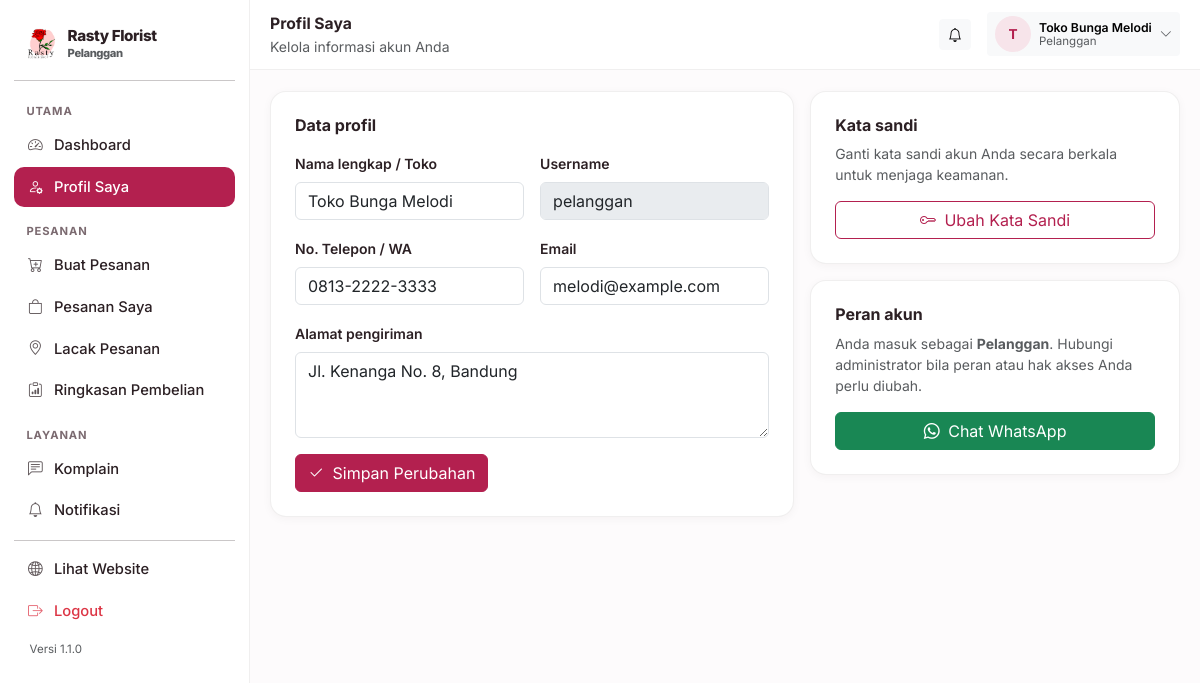
Page /akun/profil (signed in) on the committed database.
### tables this page shows
CREATE TABLE settings (
    key TEXT PRIMARY KEY,
    value TEXT
);

CREATE TABLE users (
    id INTEGER PRIMARY KEY AUTOINCREMENT,
    username TEXT UNIQUE NOT NULL,
    password_hash TEXT NOT NULL,
    nama TEXT NOT NULL,
    role TEXT NOT NULL,
    telepon TEXT DEFAULT '',
    email TEXT DEFAULT '',
    alamat TEXT DEFAULT '',
    aktif INTEGER NOT NULL DEFAULT 1,
    created_at TEXT NOT NULL
);

### blueprints/account.py (the view, shortened to what this page needs)
@bp.route("/profil", methods=["GET", "POST"])
@helpers.login_required
def profile():
    user = helpers.current_user()
    return render_template("account/profile.html", user=user)

### db.py (called while the page is built)
def invoice_logo_px(settings=None):
    ukuran = (settings or all_settings()).get("invoice_logo_ukuran", "sedang")
    for kunci, _label, px in INVOICE_LOGO_UKURAN:
        if kunci == ukuran:
            return px
    return 64

def katalog_dari(settings):
    return {key: settings.get(key, "1") == "1" for key, _label, _ket in KATALOG_SEKSI}

def pengiriman_metode(settings=None):
    data = settings or all_settings()
    aktif = [label for key, label, _ket in PENGIRIMAN_METODE
             if data.get(key, "1") == "1"]
    return aktif or [PENGIRIMAN_METODE[1][1]]

def jam_harian(settings=None):
    data = settings or all_settings()
    hasil = {}
    for key, _label in HARI:
        buka, tutup = JAM_BAWAAN[key]
        hasil[key] = (data.get("jam_buka_" + key, buka), data.get("jam_tutup_" + key, tutup))
    return hasil

def jam_dari(settings):
    return {key: (settings.get("jam_buka_" + key, JAM_BAWAAN[key][0]),
                  settings.get("jam_tutup_" + key, JAM_BAWAAN[key][1]))
            for key, _label in HARI}

def _jam_teks(nilai):
    return nilai.replace(":", ".")

def jam_daftar(settings=None):
    data = settings or all_settings()
    jam = jam_dari(data)
    rows = []
    for key, label in HARI:
        buka, tutup = jam[key]
        rows.append({
            "key": key,
            "label": label,
            "buka": buka,
            "tutup": tutup,
            "tutup_hari": buka == tutup or not buka or not tutup,
            "teks": "%s – %s WIB" % (_jam_teks(buka), _jam_teks(tutup)),
        })
    return rows

def jam_ringkas(settings=None):
    rows = jam_daftar(settings)
    grup = []
    for row in rows:
        nilai = "Tutup" if row["tutup_hari"] else row["teks"]
        if grup and grup[-1][1] == nilai:
            grup[-1][2] = row["label"]
        else:
            grup.append([row["label"], nilai, row["label"]])
    hasil = []
    for awal, nilai, akhir in grup:
        label = awal if awal == akhir else "%s – %s" % (awal, akhir)
        hasil.append((label, nilai))
    return hasil

def toko_buka(settings=None, saat=None):
    saat = saat or datetime.now()
    key = HARI[saat.weekday()][0]
    buka, tutup = jam_harian(settings)[key]
    try:
        jam_buka = datetime.strptime(buka, "%H:%M").time()
        jam_tutup = datetime.strptime(tutup, "%H:%M").time()
    except ValueError:
        return False
    return jam_buka <= saat.time() <= jam_tutup

### templates/account/profile.html (shortened to what this page needs)
{% extends "panel_base.html" %}
{% block heading %}Profil Saya{% endblock %}
{% block subheading %}Kelola informasi akun Anda{% endblock %}
{% block content %}
<div class="row g-3">
  <div class="col-lg-7">
    <div class="rf-card p-4">
      <h6 class="fw-bold mb-3">Data profil</h6>
      <form method="post" class="row g-3">
        <div class="col-md-6">
          <label class="form-label small fw-semibold">
            {% if current_user.role == 'pelanggan' %}Nama lengkap / Toko{% else %}Nama lengkap{% endif %}
          </label>
          <input name="nama" class="form-control" value="{{ user.nama }}" required>
        </div>
        <div class="col-md-6">
          <label class="form-label small fw-semibold">Username</label>
          <input class="form-control" value="{{ user.username }}" disabled>
        </div>
        <div class="col-md-6">
          <label class="form-label small fw-semibold">No. Telepon / WA</label>
          <input name="telepon" class="form-control" value="{{ user.telepon }}">
        </div>
        <div class="col-md-6">
          <label class="form-label small fw-semibold">Email</label>
          <input type="email" name="email" class="form-control" value="{{ user.email }}">
        </div>
        <div class="col-12">
          <label class="form-label small fw-semibold">
            {% if current_user.role == 'pelanggan' %}Alamat pengiriman{% else %}Alamat{% endif %}
          </label>
          <textarea name="alamat" class="form-control" rows="3">{{ user.alamat }}</textarea>
        </div>
        <div class="col-12">
          <button class="btn btn-primary"><i class="bi bi-check2 me-1"></i> Simpan Perubahan</button>
        </div>
      </form>
    </div>
  </div>
  <div class="col-lg-5">
    <div class="rf-card p-4 mb-3">
      <h6 class="fw-bold mb-2">Kata sandi</h6>
      <p class="small text-muted mb-3">
        Ganti kata sandi akun Anda secara berkala untuk menjaga keamanan.
      </p>
      <a href="{{ url_for('account.password') }}" class="btn btn-outline-rf w-100">
        <i class="bi bi-key me-1"></i> Ubah Kata Sandi
      </a>
    </div>
    <div class="rf-card p-4">
      <h6 class="fw-bold mb-2">Peran akun</h6>
      <p class="small text-muted mb-3">
        Anda masuk sebagai <strong>{{ ROLE_LABEL.get(current_user.role, '') }}</strong>.
        Hubungi administrator bila peran atau hak akses Anda perlu diubah.
      </p>
      <a href="{{ wa_link(settings.whatsapp, 'Halo Rasty Florist, saya ingin bertanya tentang akun saya.') }}"
         target="_blank" rel="noopener" class="btn btn-success w-100">
        <i class="bi bi-whatsapp me-1"></i> Chat WhatsApp
      </a>
    </div>
  </div>
</div>
{% endblock %}

### templates/panel_base.html (shortened to what this page needs)
<!doctype html>
<html lang="id">
<head>
  <link href="https://cdn.jsdelivr.net/npm/bootstrap@5.3.3/dist/css/bootstrap.min.css" rel="stylesheet">
  <link href="https://cdn.jsdelivr.net/npm/bootstrap-icons@1.11.3/font/bootstrap-icons.min.css" rel="stylesheet">
</head>
<body>
<div class="rf-shell">
  <aside class="rf-sidebar" id="rfSidebar">
    <a href="{{ panel_url }}" class="d-flex align-items-center gap-2 rf-brand px-2 py-2 mb-2">
      {% if settings.logo %}
        <img src="{{ url_for('static', filename='uploads/' + settings.logo) }}" alt="Logo">
      {% else %}
        <span class="rf-brand-mark">R</span>
      {% endif %}
      <div>
        <div style="font-size:.95rem;line-height:1.1">{{ settings.nama_toko }}</div>
        <div class="small text-muted" style="font-size:.7rem">{{ ROLE_LABEL.get(current_user.role, '') }}</div>
      </div>
    </a>
    <hr class="my-2">
    <ul class="nav flex-column">
      {% for grup, item_menu in menu %}
        {% set visible = item_menu | selectattr('2', 'in', features_aktif) | list %}
        {% if visible %}
          <li class="rf-sidebar-head">{{ grup }}</li>
          {% for label, endpoint, fitur, ikon in visible %}
          <li class="nav-item">
            <a class="nav-link {% if request.endpoint == endpoint %}active{% endif %}" href="{{ url_for(endpoint) }}">
              <span class="rf-ico"><i class="bi bi-{{ ikon }}"></i></span>
              <span>{{ label }}</span>
            </a>
          </li>
          {% endfor %}
        {% endif %}
      {% endfor %}
    </ul>
    <hr class="my-2">
    <ul class="nav flex-column">
      <li class="nav-item">
        <a class="nav-link" href="{{ url_for('public.index') }}" target="_blank">
          <span class="rf-ico"><i class="bi bi-globe2"></i></span><span>Lihat Website</span>
        </a>
      </li>
      <li class="nav-item">
        <a class="nav-link text-danger" href="{{ url_for('auth.logout') }}">
          <span class="rf-ico"><i class="bi bi-box-arrow-right"></i></span><span>Logout</span>
        </a>
      </li>
    </ul>
    <div class="px-3 pt-2 pb-3 small text-muted" style="font-size:.72rem">
      Versi {{ APP_VERSION }}
    </div>
  </aside>
  <div class="rf-main">
    <div class="rf-topbar">
      <div class="flex-grow-1">
        <div class="fw-bold" style="font-size:.98rem">{% block heading %}Panel{% endblock %}</div>
        <div class="small text-muted">{% block subheading %}{% endblock %}</div>
      </div>
      <a href="{{ notif_url or url_for('public.index') }}" class="btn btn-sm btn-light position-relative">
        <i class="bi bi-bell"></i>
      </a>
      <div class="dropdown">
        <button class="btn btn-sm btn-light d-flex align-items-center gap-2 border-0" type="button"
                data-bs-toggle="dropdown" data-bs-display="static" aria-expanded="false">
          <span class="rf-avatar">{{ current_user.nama[:1]|upper }}</span>
          <span class="d-none d-md-block small text-start" style="line-height:1.1">
            <span class="fw-semibold d-block">{{ current_user.nama }}</span>
            <span class="text-muted d-block" style="font-size:.72rem">{{ ROLE_LABEL.get(current_user.role, '') }}</span>
          </span>
          <i class="bi bi-chevron-down small text-muted"></i>
        </button>
      </div>
    </div>
    <div class="rf-content">
      {% block content %}{% endblock %}
    </div>
  </div>
</div>
</body>
</html>

### rows in the picture
settings: value (picture)
settings: nama_toko "Rasty Florist"
users: get "Pelanggan", nama "T", nama "Toko Bunga Melodi", username "pelanggan", telepon "0813-2222-3333", email "melodi@example.com", alamat "Jl. Kenanga No. 8, Bandung"

### other values in the picture
{{ grup }} "UTAMA" "PESANAN" "LAYANAN"
{{ label }} "Dashboard" "Profil Saya" "Buat Pesanan" "Pesanan Saya" "Lacak Pesanan" "Ringkasan Pembelian" "Komplain" "Notifikasi"
{{ APP_VERSION }} "1.1.0"
